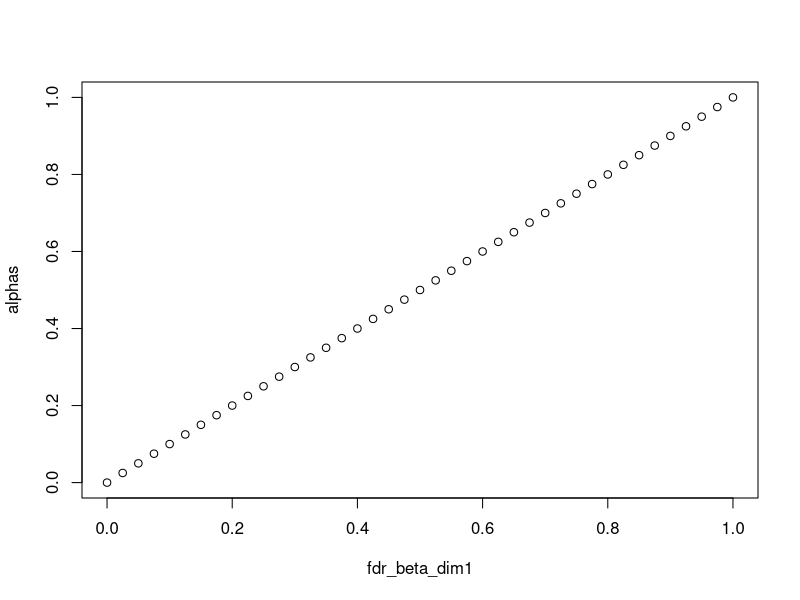
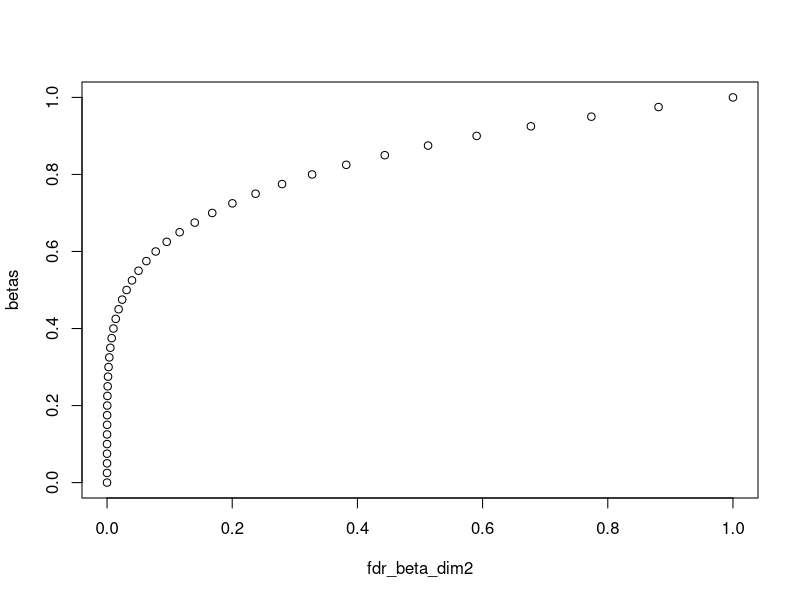
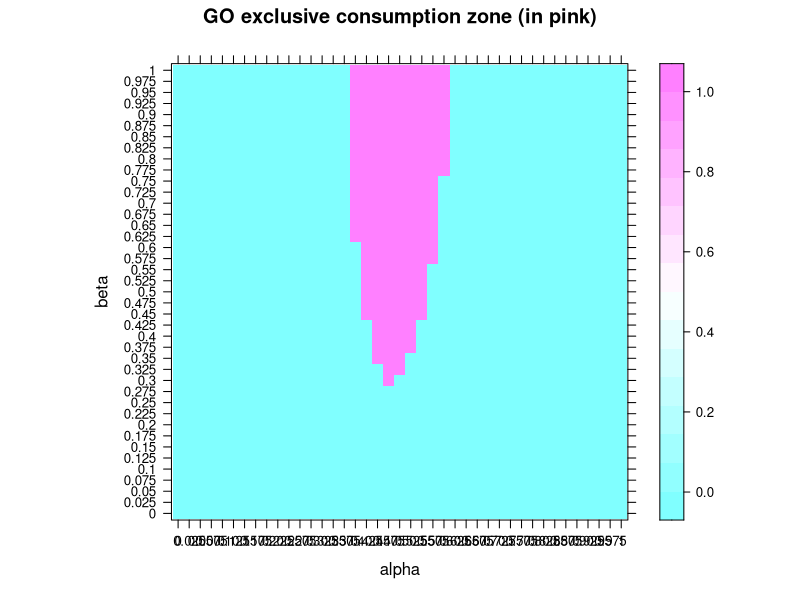
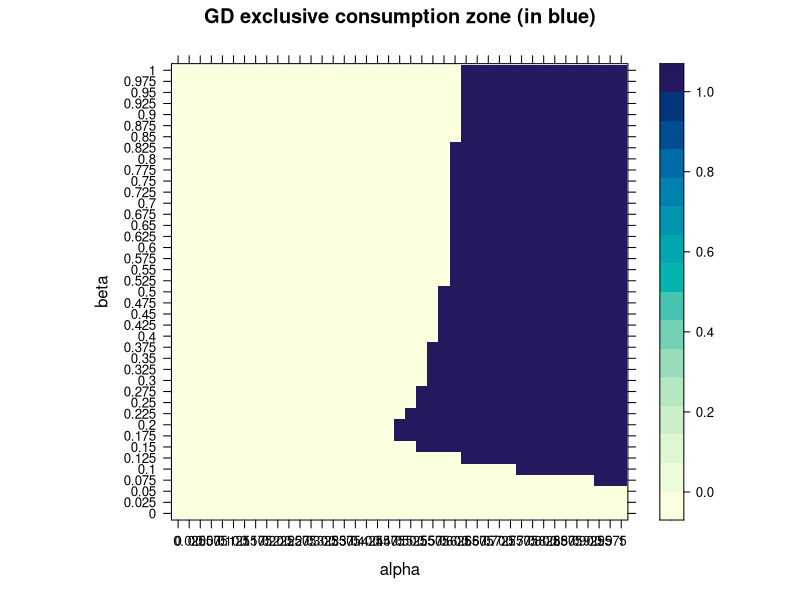
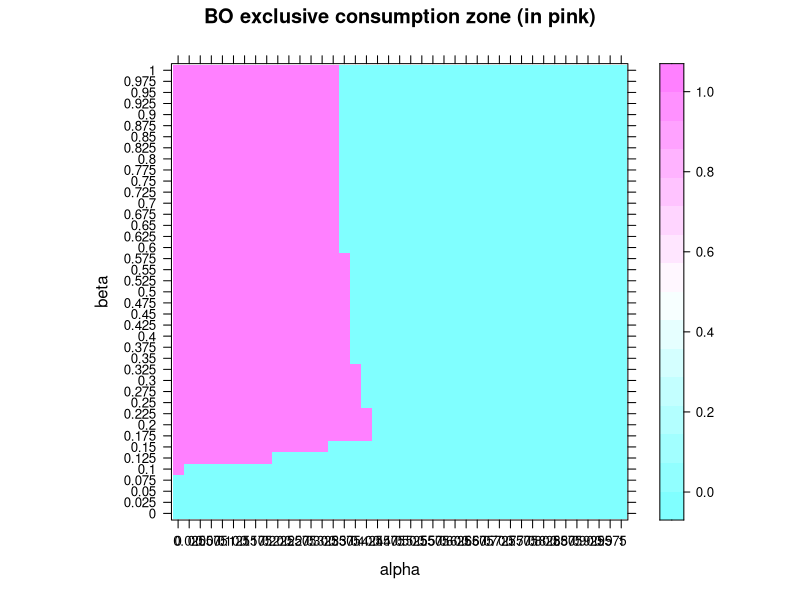
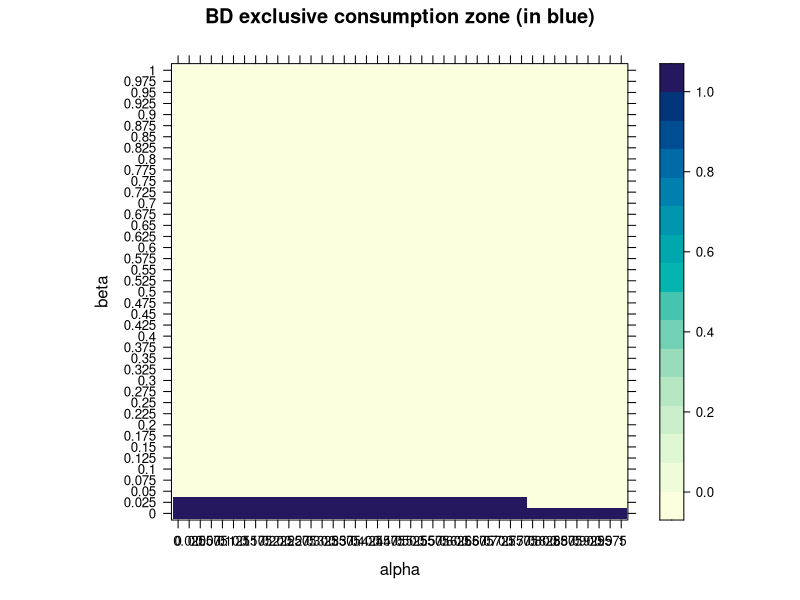

These figures' R source, in order:
########## A model of consumption choices and sufficiency with environmental and social image preferences ###########


library(lattice)
library(tidyverse)
#install.packages("rasterVis") : not working 
#library (rasterVis) 
#install.packages("gtools") 
library (gtools)
library(RColorBrewer)
#install.packages("copula")
#install.packages("rgl")
#install.packages("psych")


#library(copula)  : probl?me de package
#install.packages("gsl") : idem
#library(psych) : toujours la m?me...

######## INTRODUCTION ###############


rm(list=ls())

#This script is designed for numerical simulations associated to the model presented here : https://fr.overleaf.com/project/653a7f038e83eb35864f2593 
# It aims to calculate the consumption areas and quantities of different goods. 
#These goods are defined along two dimensions: green/brown, conspicuous/discreet.
#Depending on their personal preferences, agents can choose to consume one or several goods.




#Method used in this script : As our heterogeneous consumers are placed in a [0,1]*[0,1] grid according to their preferences (on the x-axis, environmental awareness; on the y-axis, concern for social image), 
#The idea behind this numerical method is to discretize/rasterize the square into several points/pixels (expressing the two types of preferences in percentages if the number of points is 101 on the square ; for example individuals lying at the origin being indifferent to both, while those at the top right hand corner have maximum sensitivities to both).


#Matrix size is defined as a function of the step between 2 pixels.
step = 0.025
size = 1/step + 1
size


#Let's also define our preference parameters, over which we will iterate
alphas <- seq(from = 0,to = 1,by=step)
betas_rev <- seq(from = 1,to = 0,by=-step) #reversed so that coordinates appear in the right order
betas <- seq(from = 0,to = 1,by=step) #only for graphs

######## POPULATION DISTRIBUTIONS  ##############

#Here, square matrices of dimension 'size' are defined. 


#To start with (scenario 1), we generate a uniformly distributed population density matrix of this size, giving the proportions of individuals positioned at each point on the map. 
n1 <- size
n2 <- size
pop <- matrix (rep(1/(size*size), n1*n2), n1, n2)
pop
#For example, by choosing a step size of 0.2, we have a matrix of size 6*6, with 36 coefficients ; while it is 11*11 (and 101 coeffs) for a 0.1 step (the default choice in the first place)



#Scenario 2: population concentration around mean/median values
#This case is modeled by a product of independent beta laws for each preference parameter.

#Only works in small dimension (step = 0.1) though !!! TO BE IMPROVED

pop2 <- matrix(,n1,n2) #an empty matrix
 

###Code that computes discrete densities for scenario 2###

#We create our quantile vectors (in line)

alphas_vector <- t(matrix(alphas))
betas_vector <- t(matrix(betas))

#Starting from the repartition function, we define the discrete density of a beta (one for each of the 2 dimensions).

densite_beta_dim1 <- function(n, a, b, step) {
  if (n == 0) {
    return(pbeta(1, a, b) - pbeta(1 - step/2, a, b))
  } 
  if (n == 1/step) {
    return(pbeta(step/2,a,b) - pbeta(0,a,b))
  } 
  else {
    densite <- pbeta(step/2 + 1 - n * step, a, b) - pbeta(step/2 + 1 - (n + 1) * step, a, b)
    return(densite)
  }
}

densite_beta_dim2 <- function(n, c, d, step) {
  if (n == 0) {
    return(pbeta(1, c, d) - pbeta(1 - step/2, c, d))
  } 
  if (n == 1/step) {
    return(pbeta(step/2,c,d) - pbeta(0,c,d))
  } 
  else {
    densite <- pbeta(step/2 + 1 - n * step, c, d) - pbeta(step/2 + 1 - (n + 1) * step, c, d)
    return(densite)
  }
}


######### SCENARIO CHOICE - Assign values to shape parameters according to the scenario ############

#Basic scenario 2: two beta laws with the two same shape parameters (bell curves) to model the concentration in the middle of the distribution
#a=b=c=d=2

#Variant (2b): the shape parameters are changed (the beta parameter is now assumed to follow a uniform distribution, i.e. a beta distribution with c=d=1).
#a=b=2
#c=d=1


#Scenario 2B: Lower/laxer environmental norm (concentration on the left, beta law with shape parameters 5 and 1 on alpha, uniform on beta).
#a=5
#b=c=d=1

#Scenario 2C : Higher/stringent environmental norm (right-hand concentration)
#a=c=d=1
#b=5



#Scenario 2D : social image matters less (widespread discretion)
#a=b=c=1
#d=5

#Scenario 2E: social image matters more ("Red Queen Economy", Keep Up With the Joneses...)
a=b=d=1
c=5

#######################################




# Calling the functions at n = 0 and storing the result
result_at_0_dim1 <- densite_beta_dim1(0, a, b, step)
result_at_0_dim2 <- densite_beta_dim2(0, c, d, step)


# Storing other values iteratively in a matrix 
num_iterations <- size - 1  # Change this value as needed
proba_values_dim1 <- matrix(0, nrow = 1, ncol = num_iterations + 1)
proba_values_dim2 <- matrix(0, nrow = 1, ncol = num_iterations + 1)

for (i in 1:num_iterations) {
  proba_values_dim1[1, i + 1] <- densite_beta_dim1(i, a, b, step)
  proba_values_dim2[1, i + 1] <- densite_beta_dim2(i, c, d, step)
}

proba_values_dim1[1]=result_at_0_dim1
proba_values_dim2[1]=result_at_0_dim2

sum(proba_values_dim1)
sum(proba_values_dim2)
#bell-shaped densities, symmetrical and sum to one : perfect !!!


#We multiply our two probability vectors to obtain the probabilities for the entire population.
pop2 = t(proba_values_dim2)%*%proba_values_dim1
#There is indeed a higher population concentration on median values compared to the uniform case.

sum(pop2) 
#just checking, we're good in all dimensions :)
        


#Remark : Repartition functions can be represented (the same ones, with identical shape parameters)
fdr_beta_dim1 <-pbeta(alphas, shape1 = a, shape2 =b)
plot(fdr_beta_dim1,alphas)

fdr_beta_dim2 <-pbeta(betas, shape1 = c, shape2 =d)
plot(fdr_beta_dim2,betas)








############# BORDER PARAMETRIZATION ####################

#We define our "borders", delimiting the consumption zones according to the exogenous model parameters (so that we can study the different cases by changing only the following values).

#we initialize the parameters of our "borders", i.e. the prices of the four goods, individual income and marginal damage as well as impact parameters (satisfying model assumptions)
p_go = 3
p_gd = 2
p_bo = 1.99
p_bd = 1  #this price is fixed
R = 20
d_prime = 0.01
gamma_bo = 4
gamma_bd = 2
gamma_go = 1.6
gamma_gd = 0.8



######## COMPUTATION OF CONSUMPTION ZONE MATRICES (first without quantities?) ###############


#1st method (inspired from the simpler model):
#We run a nested loop on our individuals (i.e. their alpha and beta parameters, which we will convert - by normalizing - into (x,y) coordinates where the coordinates lie between 1 and size).
#For each point (i.e. pair of parameters) we look at which of the 12 constraints are satisfied, which determines the type of good consumed at that point (and the corresponding matrix among the 4 defined above, which will be filled by a "1" at the associated (x,y) point where the good is exclusively consumed).
#The idea is to create four size*size boolean matrices (true = 1 /false = 0), one for each type of consumer; and to examine for each point on the square (using nested loops) whether it satisfies the constraints corresponding to a certain type.

#We start by exclusive consumption zones only (defining the 4 corresponding matrices)
#Then we compute the mixed consumption zones matrices 

#In the end, we'll check that the sum of these four matrices gives 1s in the exclusive consumption zones and integers from 2 to 4 elsewhere.


#1.Exclusive consumption zones


# Function to calculate boolean value based on condition
calculate_boolean <- function(condition) {
  if (condition) {
    return(1)
  } else {
    return(0)
  }
}

# Function to calculate preferences for each good
calculate_preferences <- function(alpha, beta, p_go, p_gd, p_bo, p_bd, R, d_prime, 
                                  gamma_go, gamma_gd, gamma_bo, gamma_bd) {
  bool_f1 <- calculate_boolean((1 - (p_go / p_gd) * alpha) * beta > (((p_go / p_gd) - 1) * (p_go / R) + d_prime * alpha * (gamma_go - gamma_gd * (p_go / p_gd))))
  bool_f2 <- calculate_boolean((1 - (p_go / p_bo) * (1 - alpha)) * beta > (((p_go / p_bo) - 1) * (p_go / R) + d_prime * alpha * (gamma_go - gamma_bo * (p_go / p_bo))))
  bool_f3 <- calculate_boolean(beta > ((p_go - 1) * (p_go / R) + d_prime * alpha * (gamma_go - gamma_bd * p_go)))
  
  bool_g1 <- calculate_boolean((alpha - (p_gd / p_go)) * beta > (((p_gd / p_go) - 1) * (p_gd / R) + d_prime * alpha * (gamma_gd - gamma_go * (p_gd / p_go))))
  bool_g2 <- calculate_boolean((alpha - (p_gd / p_bo) * (1 - alpha)) * beta > (((p_gd / p_bo) - 1) * (p_gd / R) + d_prime * alpha * (gamma_gd - gamma_bo * (p_gd / p_bo))))
  bool_g3 <- calculate_boolean(alpha * beta > ((p_gd - 1) * (p_gd / R) + d_prime * alpha * (gamma_gd - gamma_bd * p_gd)))
  
  bool_h1 <- calculate_boolean((1 - alpha - (p_bo / p_go)) * beta > (((p_bo / p_go) - 1) * (p_bo / R) + d_prime * alpha * (gamma_bo - gamma_go * (p_bo / p_go))))
  bool_h2 <- calculate_boolean((1 - alpha * (p_bo / p_gd)) * beta > (((p_bo / p_gd) - 1) * (p_bo / R) + d_prime * alpha * (gamma_bo - gamma_gd * (p_gd / p_bo))))
  bool_h3 <- calculate_boolean((1 - alpha) * beta > ((p_bo - 1) * (p_bo / R) + d_prime * alpha * (gamma_bo - gamma_bd * p_bo)))
  
  bool_i1 <- calculate_boolean(beta < ((p_go - 1) * (1 / R) + d_prime * alpha * (gamma_go - gamma_bd * p_go)))
  bool_i2 <- calculate_boolean(beta < ((p_gd - 1) * (1 / R) + d_prime * alpha * (gamma_gd - gamma_bd * p_gd)))
  bool_i3 <- calculate_boolean((1 - alpha) * beta < ((p_bo - 1) * (1 / R) + d_prime * alpha * (gamma_bo - gamma_bd * p_bo)))
  
  return(c(bool_f1, bool_f2, bool_f3, bool_g1, bool_g2, bool_g3, bool_h1, bool_h2, bool_h3, bool_i1, bool_i2, bool_i3))
}

# Initialize matrices
mat_go_only <- matrix(, nrow = size, ncol = size)  
mat_gd_only <- matrix(, nrow = size, ncol = size)
mat_bo_only <- matrix(, nrow = size, ncol = size)
mat_bd_only <- matrix(, nrow = size, ncol = size)
test <- matrix(, nrow = size, ncol = size)

# Nested loop to qualify each constraint everywhere in the map
for (beta in betas_rev)  {
  for (alpha in alphas) {
    x = size - beta / step
    y = alpha / step + 1
    
    # Calculate preferences for each good
    preferences <- calculate_preferences(alpha, beta, p_go, p_gd, p_bo, p_bd, R, d_prime, gamma_go, gamma_gd, gamma_bo, gamma_bd)
    
    # Fill boolean matrices of exclusive consumption
    mat_go_only[x, y] <- prod(as.numeric(preferences[1:3]))
    mat_gd_only[x, y] <- prod(as.numeric(preferences[4:6]))
    mat_bo_only[x, y] <- prod(as.numeric(preferences[7:9]))
    mat_bd_only[x, y] <- prod(as.numeric(preferences[10:12]))
    
    test[x, y] <- mat_go_only[x, y] + mat_bo_only[x, y] + mat_gd_only[x, y] + mat_bd_only[x, y]
  }
}

#Our exclusive consumption matrices are almost fine, they perfectly tie in with our graphs.
#Summing the 4 matrices, we have a few zero coefficients, corresponding to zones in which several goods are consumed.


####### GRAPHICAL REPRESENTATIONS ##########

#To make better figures : https://r-graph-gallery.com/27-levelplot-with-lattice.html


#1. Exclusive consumption zones

#Good GO

  mat1<- mat_go_only %>% 
  as.tibble() %>% 
  as.list() %>% 
  lapply(function(x) rev(x)) %>% 
  do.call(rbind, .) %>% 
  as.matrix()

colnames(mat1)<-alphas
row.names(mat1)<-betas

levelplot(mat1, main="GO exclusive consumption zone (in pink)", xlab="alpha", ylab="beta", col.regions = cm.colors(121))   

#GD
mat2<- mat_gd_only %>% 
  as.tibble() %>% 
  as.list() %>% 
  lapply(function(x) rev(x)) %>% 
  do.call(rbind, .) %>% 
  as.matrix()

colnames(mat2)<-alphas
row.names(mat2)<-betas

levelplot(mat2, main="GD exclusive consumption zone (in blue)", xlab="alpha", ylab="beta")    


#BO

mat3<- mat_bo_only %>% 
  as.tibble() %>% 
  as.list() %>% 
  lapply(function(x) rev(x)) %>% 
  do.call(rbind, .) %>% 
  as.matrix()

colnames(mat3)<-alphas
row.names(mat3)<-betas


levelplot(mat3, main="BO exclusive consumption zone (in pink)", xlab="alpha", ylab="beta",col.regions = cm.colors(121))   


#BD

mat4<- mat_bd_only %>% 
  as.tibble() %>% 
  as.list() %>% 
  lapply(function(x) rev(x)) %>% 
  do.call(rbind, .) %>% 
  as.matrix()

colnames(mat4)<-alphas
row.names(mat4)<-betas

levelplot(mat4, main="BD exclusive consumption zone (in blue)", xlab="alpha", ylab="beta")  



######COMPUTATION OF AGGREGATED QUANTITIES IN DIFFERENT SCENARIOS########

#In each case, we first compute the consumption shares and the quantities consumed.
#And then we derive the subsequent total environmental impacts.

### 1) Exclusive consumption only
 
###### Scenario 1  : Uniformly distributed population ######

#Consumption shares
pop_go_unif = pop*mat_go_only
pop_gd_unif = pop*mat_gd_only
pop_bo_unif = pop*mat_bo_only
pop_bd_unif = pop*mat_bd_only

#We express these consumption shares in percentages
excl_cons_go_scenar1 = sum(pop_go_unif)*100
excl_cons_gd_scenar1 = sum(pop_gd_unif)*100
excl_cons_bo_scenar1 = sum(pop_bo_unif)*100
excl_cons_bd_scenar1 = sum(pop_bd_unif)*100

excl_cons_go_scenar1 
excl_cons_gd_scenar1
excl_cons_bo_scenar1 
excl_cons_bd_scenar1


###### Scenario 2 : a concentration of the population around certain values (product of independent Beta laws) ######

pop_go_scenar2 = pop2*mat_go_only
pop_gd_scenar2 = pop2*mat_gd_only
pop_bo_scenar2 = pop2*mat_bo_only
pop_bd_scenar2= pop2*mat_bd_only

excl_conso_go_scenar2 = sum(pop_go_scenar2)*100   
excl_conso_bo_scenar2 = sum(pop_bo_scenar2)*100
excl_conso_gd_scenar2 = sum(pop_gd_scenar2)*100
excl_conso_bd_scenar2 = sum(pop_bd_scenar2)*100

excl_conso_go_scenar2
excl_conso_bo_scenar2
excl_conso_gd_scenar2
excl_conso_bd_scenar2



### Common to all scenarios  : 

###We define the quantities consumed in each exclusive zone by each consumer.

indiv_quantity_go = R/p_go
indiv_quantity_gd = R/p_gd
indiv_quantity_bo = R/p_bo
indiv_quantity_bd = R


### Multiplying the population matrix coefficients by these quantities yields total quantities for each good : 

#Scenario 1 : for a uniform distribution, it is sufficient to sum all the coefficients wihtout using the pop matrix as we know the population is equally distributed

total_quantity_go = sum(indiv_quantity_go*mat_go_only)
total_quantity_gd = sum(indiv_quantity_gd*mat_gd_only) 
total_quantity_bo = sum(indiv_quantity_bo*mat_bo_only)
total_quantity_bd = sum(indiv_quantity_bd*mat_bd_only) 
total_quantity_consumed = total_quantity_go + total_quantity_gd + total_quantity_bo + total_quantity_bd

total_quantity_go
total_quantity_gd
total_quantity_bo
total_quantity_bd
total_quantity_consumed



#Scenario 2 

#We first rescale population matrices by the size of the population (the square of the size variable) so that a bit more than 1 individual lie in each pixel in the center (max seems to be around 2.3), whereas one can find values between 0 and 1 when one gets further from the middle
pop_go_scenar2_rescaled = pop_go_scenar2*size^2
pop_gd_scenar2_rescaled = pop_gd_scenar2*size^2
pop_bo_scenar2_rescaled = pop_bo_scenar2*size^2
pop_bd_scenar2_rescaled= pop_bd_scenar2*size^2

#And then we apply the same principle

total_quantity_go_scenar2 = sum(indiv_quantity_go*pop_go_scenar2_rescaled)
total_quantity_gd_scenar2 = sum(indiv_quantity_gd*pop_gd_scenar2_rescaled) 
total_quantity_bo_scenar2 = sum(indiv_quantity_bo*pop_bo_scenar2_rescaled)
total_quantity_bd_scenar2 = sum(indiv_quantity_bd*pop_bd_scenar2_rescaled) 
total_quantity_consumed_scenar2 = total_quantity_go_scenar2 + total_quantity_gd_scenar2 + total_quantity_bo_scenar2 + total_quantity_bd_scenar2

total_quantity_go_scenar2
total_quantity_gd_scenar2
total_quantity_bo_scenar2
total_quantity_bd_scenar2
total_quantity_consumed_scenar2



###Finally, in each scenario, weighting these total quantities by the coefficients of environmental impact yields us a total environmental impact value of each good:

#Scenario 1

total_impact_go = gamma_go*total_quantity_go
total_impact_gd = gamma_gd*total_quantity_gd
total_impact_bo = gamma_bo*total_quantity_bo
total_impact_bd = gamma_bd*total_quantity_bd
total_impact_consumption = total_impact_go + total_impact_gd + total_impact_bo + total_impact_bd

total_impact_go
total_impact_gd
total_impact_bo
total_impact_bd
total_impact_consumption

#Scenario 2

total_impact_go_scenar2 = gamma_go*total_quantity_go_scenar2
total_impact_gd_scenar2 = gamma_gd*total_quantity_gd_scenar2
total_impact_bo_scenar2 = gamma_bo*total_quantity_bo_scenar2
total_impact_bd_scenar2 = gamma_bd*total_quantity_bd_scenar2
total_impact_consumption_scenar2 = total_impact_go_scenar2 + total_impact_gd_scenar2 + total_impact_bo_scenar2 + total_impact_bd_scenar2

total_impact_go_scenar2
total_impact_gd_scenar2
total_impact_bo_scenar2
total_impact_bd_scenar2
total_impact_consumption_scenar2


###As an additional sufficiency metrics, let's compute the total impact per capita

#Scenario 1 : we simply divide aggregate impact by the population inside exclusive consumption zones (here we can simply divide total impact by the percentage of exclusive pixels as we have one pixel = one person)

total_impact_percapita = total_impact_consumption/((excl_cons_go_scenar1+excl_cons_gd_scenar1+excl_cons_bo_scenar1+excl_cons_bd_scenar1)*1/100*size^2)
total_impact_percapita

#Scenario 2 : To obtain the impact per capita, here we need  to know how many exclusive consumers there are taking into account the rescaled matrices 

number_exclusives = sum(pop_go_scenar2_rescaled)+sum(pop_gd_scenar2_rescaled)+sum(pop_bo_scenar2_rescaled)+sum(pop_bd_scenar2_rescaled)
number_exclusives #different from size square

total_impact_percapita_scenar2 = total_impact_consumption/number_exclusives
total_impact_percapita_scenar2




#To study the different cases within each scenario :
#we go to the 'parametrization' section above and directly change the parameters according to what we want to test, and then rerun the code (corresponding to the chosen scenario) up to this point.





